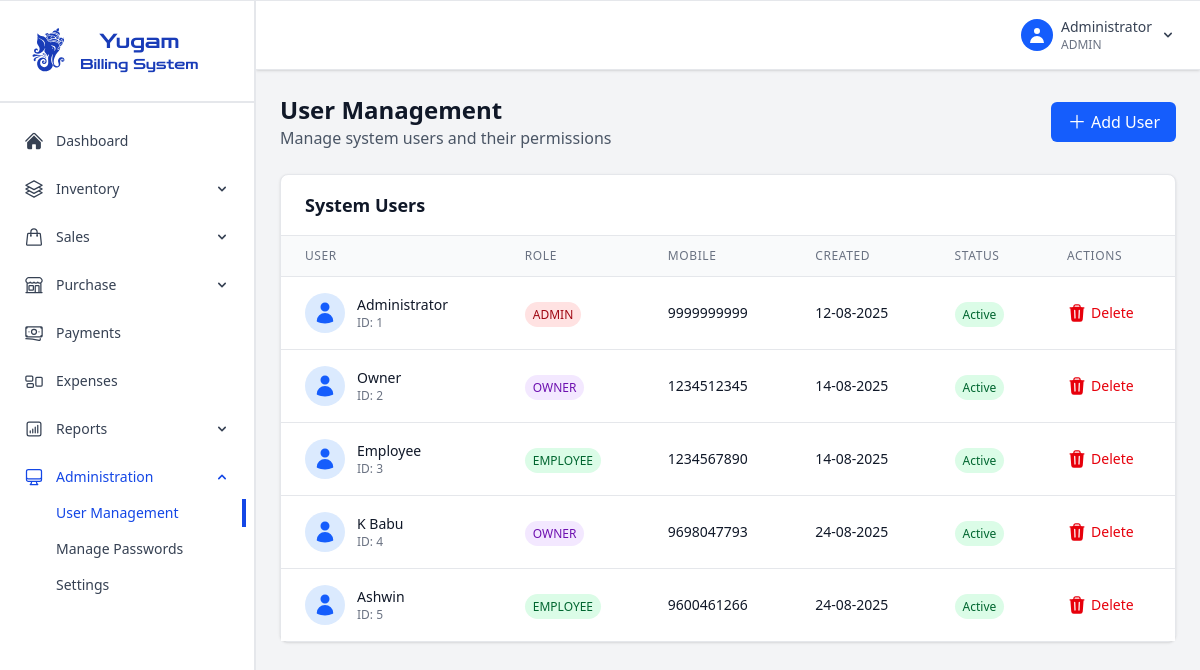
Before: /admin/users (signed in) with the older database file.
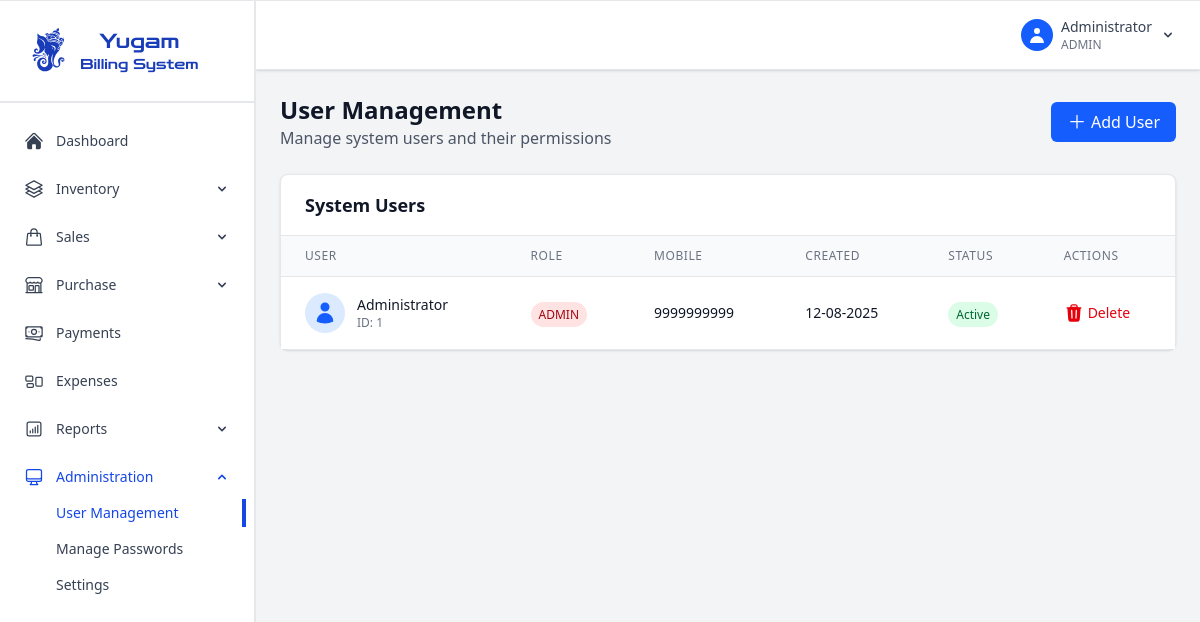
After: the same page with the newer database file.
### app.py (models this page shows, shortened)
class User(UserMixin, db.Model):
    id = db.Column(db.Integer, primary_key=True)
    mobile_number = db.Column(db.String(15), unique=True, nullable=False)
    password_hash = db.Column(db.String(120), nullable=False)
    role = db.Column(db.String(20), nullable=False)  # admin, employee, owner
    name = db.Column(db.String(100), nullable=False)
    created_at = db.Column(db.DateTime, default=datetime.utcnow)

### app.py (the view)
@app.route('/admin/users')
@login_required
def admin_users():
    if current_user.role not in ['admin', 'owner']:
        flash('Access denied. Admin/Owner privileges required.', 'error')
        return redirect(url_for('dashboard'))
    users = User.query.all()
    user_stats = {
        'total_users': len(users),
        'total_admins': len([u for u in users if u.role == 'admin']),
        'total_employees': len([u for u in users if u.role == 'employee']),
        'total_owners': len([u for u in users if u.role == 'owner']),
        'active_users': len([u for u in users if u.is_active])
    }
    return render_template('admin_users.html', users=users, user_stats=user_stats)

### app.py (called while the page is built)
@login_manager.user_loader
def load_user(user_id):
    return User.query.get(int(user_id))

@app.context_processor
def inject_datetime():
    return {'datetime': datetime}

### templates/admin_users.html (shortened to what this page needs)
{% extends "base.html" %}
{% block content %}
<div class="space-y-6">
    <div class="flex flex-col sm:flex-row justify-between items-start sm:items-center">
        <div>
            <h1 class="text-2xl font-bold text-gray-900">User Management</h1>
            <p class="text-gray-600">Manage system users and their permissions</p>
        </div>
        <div class="flex space-x-3 mt-4 sm:mt-0">
            <button id="addUserBtn" class="bg-blue-600 hover:bg-blue-700 text-white px-4 py-2 rounded-md transition-colors duration-200 flex justify-center">
                <svg xmlns="http://www.w3.org/2000/svg" viewBox="0 -2 24 24" fill="currentColor" class="size-5 mr-1">
                    <path fill-rule="evenodd" d="M12 3.75a.75.75 0 0 1 .75.75v6.75h6.75a.75.75 0 0 1 0 1.5h-6.75v6.75a.75.75 0 0 1-1.5 0v-6.75H4.5a.75.75 0 0 1 0-1.5h6.75V4.5a.75.75 0 0 1 .75-.75Z" clip-rule="evenodd" />
                  </svg>
                  Add User
            </button>
        </div>
    </div>
    <div class="bg-white rounded-lg shadow-sm border border-gray-200">
        <div class="px-6 py-4 border-b border-gray-200">
            <h3 class="text-lg font-semibold text-gray-900">System Users</h3>
        </div>
        <div class="overflow-x-auto">
            <table class="min-w-full divide-y divide-gray-200">
                <thead class="bg-gray-50">
                    <tr>
                        <th class="px-6 py-3 text-left text-xs font-medium text-gray-500 uppercase tracking-wider">User</th>
                        <th class="px-6 py-3 text-left text-xs font-medium text-gray-500 uppercase tracking-wider">Role</th>
                        <th class="px-6 py-3 text-left text-xs font-medium text-gray-500 uppercase tracking-wider">Mobile</th>
                        <th class="px-6 py-3 text-left text-xs font-medium text-gray-500 uppercase tracking-wider">Created</th>
                        <th class="px-6 py-3 text-left text-xs font-medium text-gray-500 uppercase tracking-wider">Status</th>
                        <th class="px-6 py-3 text-left text-xs font-medium text-gray-500 uppercase tracking-wider">Actions</th>
                    </tr>
                </thead>
                <tbody class="bg-white divide-y divide-gray-200">
                    {% for user in users %}
                    <tr class="hover:bg-gray-50">
                        <td class="px-6 py-4 whitespace-nowrap">
                            <div class="flex items-center">
                                <div class="w-10 h-10 bg-blue-100 rounded-full flex items-center justify-center mr-3">
                                    <div class=" text-blue-600">
                                    </div>
                                </div>
                                <div>
                                    <div class="text-sm font-medium text-gray-900">{{ user.name }}</div>
                                    <div class="text-xs text-gray-500">ID: {{ user.id }}</div>
                                </div>
                            </div>
                        </td>
                        <td class="px-6 py-4 whitespace-nowrap">
                            <span class="px-2 py-1 text-xs font-medium rounded-full {% if user.role=='admin' %}bg-red-100 text-red-800{% elif user.role=='owner' %}bg-purple-100 text-purple-800{% else %}bg-green-100 text-green-800{% endif %}">
                                {{ user.role.upper() }}
                            </span>
                        </td>
                        <td class="px-6 py-4 whitespace-nowrap text-sm text-gray-900">{{ user.mobile_number }}</td>
                        <td class="px-6 py-4 whitespace-nowrap text-sm text-gray-900">{{ user.created_at.strftime('%d-%m-%Y') if user.created_at else '-' }}</td>
                        <td class="px-6 py-4 whitespace-nowrap">
                            <span class="px-2 py-1 text-xs font-medium rounded-full {% if user.is_active %}bg-green-100 text-green-800{% else %}bg-red-100 text-red-800{% endif %}">
                                {% if user.is_active %}Active{% else %}Inactive{% endif %}
                            </span>
                        </td>
                        <td class="px-6 py-4 whitespace-nowrap text-sm font-medium">
                            <div class="flex space-x-2">
                                <form method="POST" action="{{ url_for('delete_user', user_id=user.id) }}" onsubmit="return confirm('Delete this user?')">
                                    <button type="submit" class="text-red-600 hover:text-red-900 flex">
                                          Delete</button>
                                </form>
                            </div>
                        </td>
                    </tr>
                    {% endfor %}
                </tbody>
            </table>
        </div>
    </div>
</div>
{% endblock %}

### templates/base.html (shortened to what this page needs)
<!DOCTYPE html>
<html lang="en">
<head>
    <link rel="stylesheet" href="{{url_for('static',filename='css/output.css')}}">
    <script src="https://cdn.jsdelivr.net/npm/@tailwindcss/browser@4"></script>
</head>
<body class="bg-gray-100 not-print:border-t-1 border-gray-200 shadow-sm overflow-hidden">
    {% if current_user.is_authenticated %}
    <div class="flex h-screen">
        <div class="w-64 fixed h-full overflow-y-auto border-r-2 border-gray-200 bg-white text-gray-700 pb-3">
            <div class="p-5 border-b-2 border-gray-200">
                <div class="flex items-center text-blue-800">
                    <div class="flex flex-col">
                        <h1 class="text-xl font-medium zen-dots-regular text-center">Yugam</h1>
                    <p class="text-sm zen-dots-regular">Billing System</p>
                    </div>
                </div>
            </div>
            <nav class="mt-4">
                <ul class="space-y-1">
                    <li class="p-1">
                        <a href="{{ url_for('dashboard') }}" class="flex items-center px-5 py-2 text-sm hover:ring-1 hover:ring-blue-500 hover:rounded-md ">
                            Dashboard
                        </a>
                    </li>
                    <li class="p-1">
                        <div class="group">
                            <button class="flex items-center justify-between w-full px-5 py-2 text-sm hover:ring-1 hover:ring-blue-500 hover:rounded-md ">
                                <div class="flex items-center">
                                    Inventory
                                </div>
                                <svg id="arrow" class="w-4 h-4" fill="currentColor" viewBox="0 0 20 20">
                                    <path fill-rule="evenodd" d="M5.293 7.293a1 1 0 011.414 0L10 10.586l3.293-3.293a1 1 0 111.414 1.414l-4 4a1 1 0 01-1.414 0l-4-4a1 1 0 010-1.414z" clip-rule="evenodd"/>
                                </svg>
                            </button>
                        </div>
                    </li>
                    <li class="p-1">
                        <div class="group">
                            <button class="flex items-center justify-between w-full px-5 py-2 text-sm hover:ring-1 hover:ring-blue-500 hover:rounded-md ">
                                <div class="flex items-center">
                                    Sales
                                </div>
                                <svg id="arrow" class="w-4 h-4" fill="currentColor" viewBox="0 0 20 20">
                                    <path fill-rule="evenodd" d="M5.293 7.293a1 1 0 011.414 0L10 10.586l3.293-3.293a1 1 0 111.414 1.414l-4 4a1 1 0 01-1.414 0l-4-4a1 1 0 010-1.414z" clip-rule="evenodd"/>
                                </svg>
                            </button>
                        </div>
                    </li>
                    <li class="p-1">
                        <div class="group">
                            <button class="flex items-center justify-between w-full px-5 py-2 text-sm hover:ring-1 hover:ring-blue-500 hover:rounded-md ">
                                <div class="flex items-center">
                                    Purchase
                                </div>
                                <svg id="arrow" class="w-4 h-4" fill="currentColor" viewBox="0 0 20 20">
                                    <path fill-rule="evenodd" d="M5.293 7.293a1 1 0 011.414 0L10 10.586l3.293-3.293a1 1 0 111.414 1.414l-4 4a1 1 0 01-1.414 0l-4-4a1 1 0 010-1.414z" clip-rule="evenodd"/>
                                </svg>
                            </button>
                        </div>
                    </li>
                    <li class="p-1">
                        <a href="{{ url_for('payments') }}" class="flex items-center px-5 py-2 text-sm hover:ring-1 hover:ring-blue-500 hover:rounded-md ">
                            Payments
                        </a>
                    </li>
                    <li class="p-1">
                        <a href="{{ url_for('expenses') }}" class="flex items-center px-5 py-2 text-sm hover:ring-1 hover:ring-blue-500 hover:rounded-md ">
                            Expenses
                        </a>
                    </li>
                    {% if current_user.role in ['admin', 'owner'] %}
                    <li class="p-1">
                        <div class="group">
                            <button class="flex items-center justify-between w-full px-5 py-2 text-sm hover:ring-1 hover:ring-blue-500 hover:rounded-md ">
                                <div class="flex items-center">
                                    Reports
                                </div>
                                <svg id="arrow" class="w-4 h-4" fill="currentColor" viewBox="0 0 20 20">
                                    <path fill-rule="evenodd" d="M5.293 7.293a1 1 0 011.414 0L10 10.586l3.293-3.293a1 1 0 111.414 1.414l-4 4a1 1 0 01-1.414 0l-4-4a1 1 0 010-1.414z" clip-rule="evenodd"/>
                                </svg>
                            </button>
                        </div>
                    </li>
                    {% endif %}
                    {% if current_user.role in ['admin', 'owner'] %}
                    <li class="p-1">
                        <div class="group">
                            <button class="flex items-center justify-between w-full px-5 py-2 text-sm hover:ring-1 hover:ring-blue-500 hover:rounded-md {% if request.endpoint in['admin_users','admin_settings','manage_passwords'] %}font-medium text-blue-700{% endif %}">
                                <div class="flex items-center">
                                    Administration
                                </div>
                                <svg id="arrow" class="w-4 h-4" fill="currentColor" viewBox="0 0 20 20">
                                    <path fill-rule="evenodd" d="M5.293 7.293a1 1 0 011.414 0L10 10.586l3.293-3.293a1 1 0 111.414 1.414l-4 4a1 1 0 01-1.414 0l-4-4a1 1 0 010-1.414z" clip-rule="evenodd"/>
                                </svg>
                            </button>
                            <ul class="overflow-hidden hidden">
                                <li class="p-1">
                                    <a href="{{ url_for('admin_users') }}" class="flex items-center px-12 py-1 text-sm hover:ring-1 hover:ring-blue-500 hover:rounded-md {% if request.endpoint == 'admin_users' %}font-medium text-blue-700 border-r-4 border-blue-700{% endif %}">
                                        User Management
                                    </a>
                                </li>
                                <li class="p-1">
                                    <a href="{{ url_for('manage_passwords') }}" class="flex items-center px-12 py-1 text-sm hover:ring-1 hover:ring-blue-500 hover:rounded-md ">
                                        Manage Passwords
                                    </a>
                                </li>
                                {% if current_user.role in ['admin'] %}
                                <li class="p-1">
                                    <a href="{{ url_for('admin_settings') }}" class="flex items-center px-12 py-1 text-sm hover:ring-1 hover:ring-blue-500 hover:rounded-md ">
                                        Settings
                                    </a>
                                </li>
                                {% endif%}
                            </ul>
                        </div>
                    </li>
                    {% endif %}
                </ul>
            </nav>
        </div>
        <div class="flex-1 ml-64 overflow-hidden mb-3">
            <header class="bg-white shadow-sm border-b border-gray-200 px-6 py-4">
                <div class="flex justify-between items-center">
                    <div class="flex items-center space-x-4">
                        <div class="relative group">
                            <button class="flex items-center space-x-2 text-gray-700 hover:text-gray-900 focus:outline-none">
                                <div class="w-8 h-8 bg-blue-600 rounded-full flex items-center justify-center">
                                    <svg class="w-5 h-5 text-white" fill="currentColor" viewBox="0 0 20 20">
                                        <path fill-rule="evenodd" d="M10 9a3 3 0 100-6 3 3 0 000 6zm-7 9a7 7 0 1114 0H3z" clip-rule="evenodd"/>
                                    </svg>
                                </div>
                                <div class="text-left">
                                    <p class="text-sm font-medium">{{ current_user.name }}</p>
                                    <p class="text-xs text-gray-500">{{ current_user.role.upper() }}</p>
                                </div>
                                <svg class="w-4 h-4 transition-transform duration-200" fill="currentColor" viewBox="0 0 20 20" id="arrow">
                                    <path fill-rule="evenodd" d="M5.293 7.293a1 1 0 011.414 0L10 10.586l3.293-3.293a1 1 0 111.414 1.414l-4 4a1 1 0 01-1.414 0l-4-4a1 1 0 010-1.414z" clip-rule="evenodd"/>
                                </svg>
                            </button>
                        </div>
                    </div>
                </div>
            </header>
            <main class="overflow-y-auto h-full" style="padding-bottom: 60px;">
                <div class="p-6">
                    {% block content %}{% endblock %}
                </div>
            </main>
        </div>
    </div>
    {% endif %}
</body>
</html>

Changed rows visible on the page:
removed User: name "Owner", id "2", role "OWNER", mobile_number "1234512345", created_at "14-08-2025"
removed User: name "Employee", id "3", role "EMPLOYEE", mobile_number "1234567890", created_at "14-08-2025"
removed User: name "K Babu", id "4", role "OWNER", mobile_number "9698047793", created_at "24-08-2025"
removed User: name "Ashwin", id "5", role "EMPLOYEE", mobile_number "9600461266", created_at "24-08-2025"
